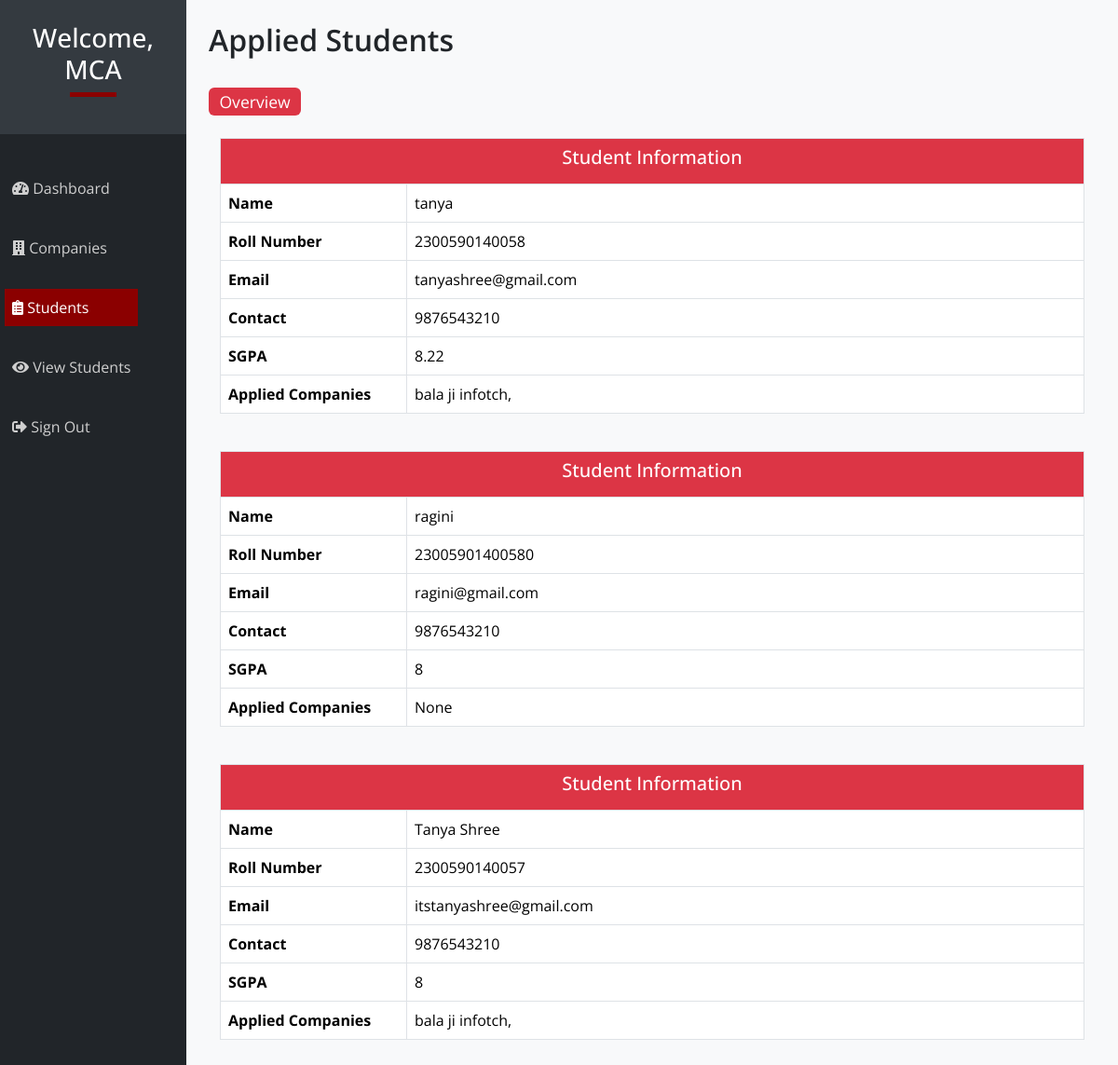
Screenshot of /admin/applied.php (signed in) with the database file from the repository.
### tables this page shows
CREATE TABLE `student` (
  `email` varchar(50) NOT NULL,
  `s_id` int(25) NOT NULL,
  `sgpa` float DEFAULT NULL,
  `dept` varchar(50) NOT NULL,
  `password` varchar(50) NOT NULL,
  `contact` bigint(11) DEFAULT NULL,
  `name` varchar(50) NOT NULL,
  `rolln` bigint(25) DEFAULT NULL
);

### admin/applied.php (the view, shortened to what this page needs)
<?php include '../db.php'; ?>
<!DOCTYPE html>
<html lang="en">
<head>
    <link href="https://cdnjs.cloudflare.com/ajax/libs/font-awesome/5.15.4/css/all.min.css" rel="stylesheet">
    <link href="css/font-awesome.min.css" rel="stylesheet">
    <link href="https://cdnjs.cloudflare.com/ajax/libs/font-awesome/5.15.4/css/all.min.css" rel="stylesheet">
    <link rel="stylesheet" href="css/bootstrapmin.css" type="text/css">
    <link href="css/dashboard-style.css" rel="stylesheet">
  </head>
  <body>
  <div class="container-fluid">
        <div class="row">
            <div class="col-md-3 col-lg-2 p-0 bg-dark text-white">
                <div class="sidebar-header p-4 text-center">
                    <h3>Welcome, <?php echo $_SESSION['dept']; ?></h3>
                    <div class="square mb-3"></div>
                </div>
                <nav class="navbar navbar-expand-lg navbar-dark">
                    <ul class="navbar-nav flex-column">
                        <li class="nav-item">
                            <a class="nav-link" href="hello.php"><i class="fas fa-tachometer-alt"></i> Dashboard</a>
                        </li>
                        <br>
                        <li class="nav-item">
                            <a class="nav-link" href="clist.php"><i class="fas fa-building"></i> Companies</a>
                        </li>
                        <br>
                        <li class="nav-item" >
                          <a class="nav-link active" href="applied.php"><i class="fas fa-clipboard-list"></i> Students</a>
                          <br>
                        <li class="nav-item">
                            <a class="nav-link" href="view.php"><i class="fas fa-eye"></i> View Students</a>
                        </li>
                        <br>
                        <li class="nav-item">
                            <a class="nav-link" href="logout.php"><i class="fas fa-sign-out-alt"></i> Sign Out</a>
                        </li>
                    </ul>
                </nav>
            </div>
      <div class="col-md-9 col-lg-10 p-4 bg-light">
            <div class="content-header mb-4">
                <h2>Applied Students</h2>
                <br>
                <span class="badge bg-danger">Overview</span>
            </div>
		  <?php
                  $dept=$_SESSION['dept'];
                  $query="SELECT * FROM student WHERE dept='{$dept}'";
                  $select_all_posts_query=mysqli_query($connection,$query);
                    while($row=mysqli_fetch_assoc($select_all_posts_query)){
                              $cname=null;
                              $name=$row['name'];
                              $rolln=$row['rolln'];
                              $email=$row['email'];
                              $contact=$row['contact'];
                              $sgpa=$row['sgpa'];
                              $mquery="SELECT * FROM applied_comp WHERE rolln={$rolln}";
                              $done=mysqli_query($connection,$mquery);
                              while($rom=mysqli_fetch_assoc($done)){
                                $cc_id=$rom['c_id'];
                                $kquery="SELECT name FROM companies WHERE c_id={$cc_id}";
                                $test=mysqli_query($connection,$kquery);
                                while($rok=mysqli_fetch_assoc($test)){
                                    $cname=$rok['name'].",".$cname;
                                }
                              }
                            ?>
  <div class="container my-4">
  <div class="table-responsive">
    <table class="table table-bordered table-hover">
      <thead class="thead-dark">
        <tr>
          <th colspan="2" class="text-center bg-danger text-white">
            <h5>Student Information</h5>
          </th>
        </tr>
      </thead>
      <tbody>
        <tr>
          <th>Name</th>
          <td><?php echo htmlspecialchars($name); ?></td>
        </tr>
        <tr>
          <th>Roll Number</th>
          <td><?php echo htmlspecialchars($rolln); ?></td>
        </tr>
        <tr>
          <th>Email</th>
          <td><?php echo htmlspecialchars($email); ?></td>
        </tr>
        <tr>
          <th>Contact</th>
          <td><?php echo htmlspecialchars($contact); ?></td>
        </tr>
        <tr>
          <th>SGPA</th>
          <td><?php echo htmlspecialchars($sgpa); ?></td>
        </tr>
        <tr>
          <th>Applied Companies</th>
          <td>
            <?php if ($cname === null) { ?>
              None
            <?php } else { ?>
              <?php echo htmlspecialchars($cname); ?>
            <?php } ?>
          </td>
        </tr>
      </tbody>
    </table>
  </div>
</div>
                                <?php
                              }
                    ?>
			  </div>
			  </div>
			  </div>
  </body>
</html>

### admin/css/dashboard-style.css (style rules this page uses)
body { font-family: 'Open Sans', sans-serif; background-color: #f8f9fa; }
.sidebar-header { background-color: #343a40; color: white; }
.square { width: 50px; height: 5px; background-color: darkred; margin: 0 auto 20px; }
.navbar-nav { margin-top: 30px; margin-bottom: 150px; margin-left: 5px; }
.nav-link { color: #cfcfcf; padding: 70px 60x!important; }
.nav-link:hover, .nav-link.active { background-color: darkred; color: white; }
.content-header h2 { font-size: 2rem; font-weight: 600; }
.content-header span { font-size: 1.1rem; font-weight: 400; }
.table th { width: 200px; }
.table td { font-size: 1rem; }

### rows the page displays
student: name "tanya", rolln "2300590140058", email "tanyashree@gmail.com", contact "9876543210", sgpa "8.22", cname "bala ji infotch,"
student: name "ragini", rolln "23005901400580", email "ragini@gmail.com", contact "9876543210", sgpa "8", shows "None"
student: name "Tanya Shree", rolln "2300590140057", email "itstanyashree@gmail.com", contact "9876543210", sgpa "8", cname "bala ji infotch,"

### other values shown
$_SESSION['dept'] "MCA"
